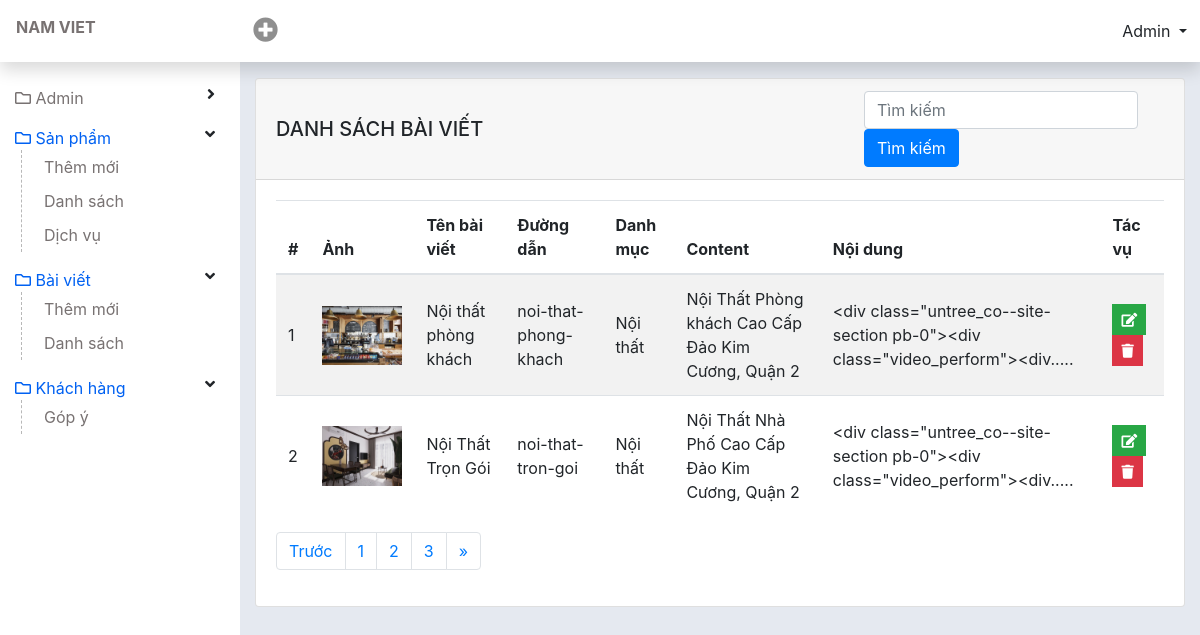
/admin/list-post.php (signed in), run on an earlier commit of the app's database.
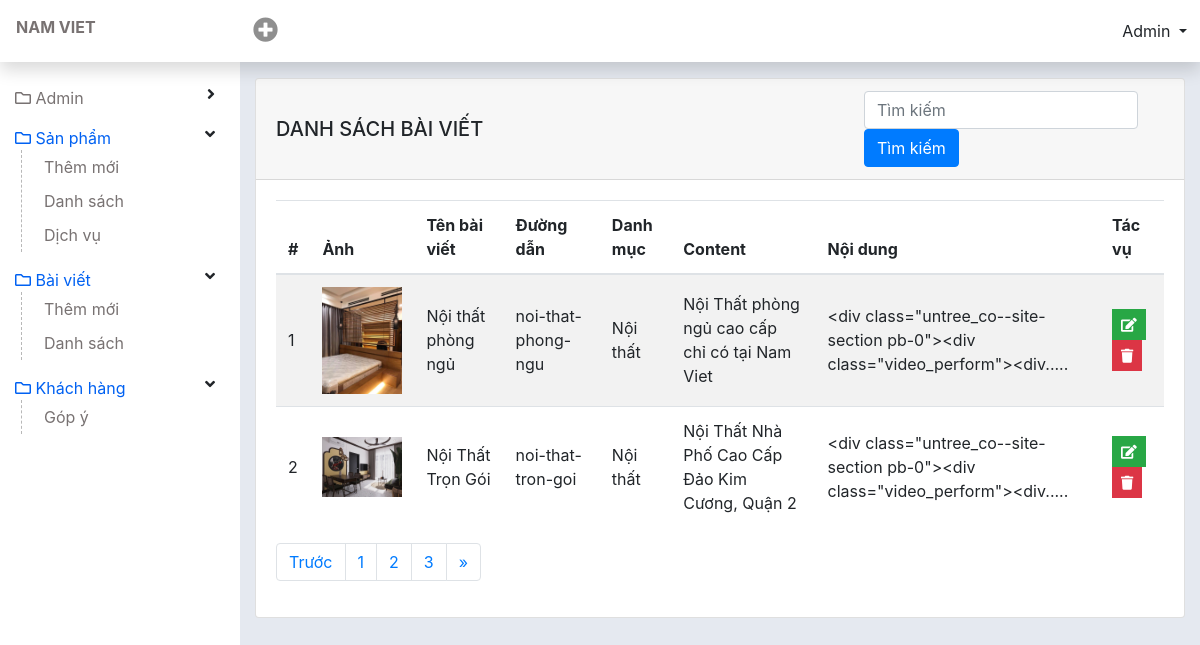
And on a later commit of the database.
### tables this page shows
CREATE TABLE `tbl_post` (
  `id` int(11) NOT NULL,
  `name` varchar(255) NOT NULL,
  `slug` varchar(255) NOT NULL,
  `cat` int(11) NOT NULL,
  `tomtat` text NOT NULL,
  `content` text NOT NULL,
  `noidung` text NOT NULL,
  `img` varchar(200) NOT NULL
);

CREATE TABLE `tbl_category` (
  `cat_id` int(11) NOT NULL,
  `cat_name` varchar(255) NOT NULL,
  `slug` varchar(255) NOT NULL
);

### lib/database.php (called while the page is built, shortened)
<?php
class Database{
  public $host   = DB_HOST;
  public $user   = DB_USER;
  public $pass   = DB_PASS;
  public $dbname = DB_NAME;
  public $link;
private function connectDB(){
  $this -> link = new mysqli($this->host, $this->user, $this->pass, $this->dbname);
    mysqli_set_charset($this->link, 'UTF8');
}
public function select($query){
  $result = $this->link->query($query) or
  die($this->link->error.__LINE__);
  if($result->num_rows > 0){
    return $result;
  } else {
    return false;
  }
}
}
?>

### classes/post.php (called while the page is built, shortened)
<?php
    $filepath = realpath(dirname(__FILE__));
    include_once ($filepath. '/../lib/database.php');
    include_once ($filepath. '/../helpers/format.php');
?>
<?php
    class post {
        private $db;
        public function __construct() {
            $this->db = new Database();
        }
        public function show_post(){
            $query = "SELECT * FROM tbl_post ORDER BY id DESC";
            $result = $this->db->select($query);
            return $result;
        }
    }
?>

### classes/category.php (called while the page is built, shortened)
<?php
    $filepath = realpath(dirname(__FILE__));
    include_once ($filepath. '/../lib/database.php');
    include_once ($filepath. '/../helpers/format.php');
?>
<?php
    class category {
        private $db;
        public function __construct() {
            $this->db = new Database();
        }
        public function post_get_name_by_cat($cat_id) {
            $query =
            "SELECT tbl_post.*,tbl_category.cat_name, tbl_category.cat_id
            FROM tbl_post,tbl_category
            WHERE tbl_post.cat = tbl_category.cat_id
            AND tbl_post.cat = '$cat_id' ";
            $result = $this->db->select($query);
            return $result;
        }
    }
?>

### helpers/format.php (called while the page is built, shortened)
<?php
class Format{
public function textShorten($text, $limit = 400){
   $text = $text. " ";
   $text = substr($text, 0, $limit);
   $text = substr($text, 0, strrpos($text, ' '));
   $text = $text.".....";
   return $text;
}
}
?>

### admin/list-post.php (the view, shortened to what this page needs)
<?php include 'inc/header.php';?>
<?php include '../classes/category.php';?>
<?php include '../classes/post.php';?>
<?php include_once '../helpers/format.php';?>
<?php
  $fm = new Format();
	$cat = new category();
  $ps = new post();
  $pslist = $ps -> show_post();
?>
<div id="wp-content">
  <div id="content" class="container-fluid">
    <div class="card">
      <div class="card-header font-weight-bold d-flex justify-content-between align-items-center">
        <h5 class="m-0 ">Danh sách bài viết</h5>
        <div class="form-search form-inline">
          <form action="#">
            <input type="" class="form-control form-search" placeholder="Tìm kiếm">
            <input type="submit" name="btn-search" value="Tìm kiếm" class="btn btn-primary">
          </form>
        </div>
      </div>
      <div class="card-body">
        <table class="table table-striped table-checkall">
          <thead>
            <tr>
              <th scope="col">#</th>
              <th scope="col">Ảnh</th>
              <th scope="col">Tên bài viết</th>
              <th scope="col">Đường dẫn</th>
              <th scope="col">Danh mục</th>
              <th scope="col">Content</th>
              <th scope="col">Nội dung</th>
              <th scope="col">Tác vụ</th>
            </tr>
          </thead>
          <tbody>
            <?php
                if($pslist) {
                  $i=0;
                  while($resule = $pslist -> fetch_assoc()){
                    $i++;
              ?>
            <tr class="">
              <td><?php echo $i ?></td>
              <td><img src="../public/images/<?php echo $resule['img'] ?>" alt="" width="80"></td>
              <td><?php echo $resule['name'] ?></td>
              <td><?php echo $resule['slug'] ?></td>
              <td><?php
                $cat_id = $resule['cat'];
                $namebycat = $cat -> post_get_name_by_cat($cat_id);
                if($namebycat) {
                $result_name = $namebycat -> fetch_assoc();
                echo $result_name['cat_name'];
              }
              ?></td>
              <td><?php echo $resule['content'] ?></td>
              <td><?php
            $htmlspecialchars = $fm -> textShorten($resule['noidung'],100);
            echo htmlspecialchars($htmlspecialchars);
            ?></td>
              <td>
                <a href="edit-post.php?postid=<?php echo $resule['id'] ?>"
                  class="btn btn-success btn-sm rounded-0 text-white" type="button" data-toggle="tooltip"
                  data-placement="top" title="Edit"><i class="fa fa-edit"></i></a>
                <a href="?postid=<?php echo $resule['id'] ?>" onclick="return confirm('Bạn có muốn xoá không?')"
                  class="btn btn-danger btn-sm rounded-0 text-white" type="button" data-toggle="tooltip"
                  data-placement="top" title="Delete"><i class="fa fa-trash"></i></a>
              </td>
            </tr>
            <?php } } ?>
          </tbody>
        </table>
        <nav aria-label="Page navigation example">
          <ul class="pagination">
            <li class="page-item">
              <a class="page-link" href="#" aria-label="Previous">
                <span aria-hidden="true">Trước</span>
              </a>
            </li>
            <li class="page-item"><a class="page-link" href="#">1</a></li>
            <li class="page-item"><a class="page-link" href="#">2</a></li>
            <li class="page-item"><a class="page-link" href="#">3</a></li>
            <li class="page-item">
              <a class="page-link" href="#" aria-label="Next">
                <span aria-hidden="true">&raquo;</span>
              </a>
            </li>
          </ul>
        </nav>
      </div>
    </div>
  </div>
</div>
<?php include 'inc/footer.php';?>

### admin/inc/header.php (shortened to what this page needs)
<!DOCTYPE html>
<html lang="en">
<head>
  <link rel="stylesheet" href="https://stackpath.bootstrapcdn.com/bootstrap/4.3.1/css/bootstrap.min.css"
>
  <link rel="stylesheet" href="https://cdnjs.cloudflare.com/ajax/libs/font-awesome/5.13.1/css/all.min.css">
  <link rel="stylesheet" href="./css/style.css">
</head>
<body>
  <div id="warpper" class="nav-fixed">
    <nav class="topnav shadow navbar-light bg-white d-flex">
      <div class="navbar-brand"><a href="./">NAM VIET</a></div>
      <div class="nav-right ">
        <div class="btn-group mr-auto">
          <button type="button" class="btn dropdown" data-toggle="dropdown" aria-haspopup="true" aria-expanded="false">
            <i class="plus-icon fas fa-plus-circle"></i>
          </button>
        </div>
        <div class="btn-group">
          <button type="button" class="btn dropdown-toggle" data-toggle="dropdown" aria-haspopup="true"
            aria-expanded="false">
            Admin
          </button>
        </div>
      </div>
    </nav>
    <div id="page-body" class="d-flex">
      <div id="sidebar" class="bg-white">
        <ul id="sidebar-menu">
          <li class="nav-link">
            <a href="./">
              <div class="nav-link-icon d-inline-flex">
                <i class="far fa-folder"></i>
              </div>
              Admin
            </a>
            <i class="arrow fas fa-angle-right"></i>
          </li>
          <li class="nav-link active">
            <a href="list-product.php">
              <div class="nav-link-icon d-inline-flex">
                <i class="far fa-folder"></i>
              </div>
              Sản phẩm
            </a>
            <i class="arrow fas fa-angle-down"></i>
            <ul class="sub-menu">
              <li><a href="add-product.php">Thêm mới</a></li>
              <li><a href="list-product.php">Danh sách</a></li>
              <li><a href="cat-product.php">Dịch vụ</a></li>
            </ul>
          </li>
          <li class="nav-link active">
            <a href="list-product.php">
              <div class="nav-link-icon d-inline-flex">
                <i class="far fa-folder"></i>
              </div>
              Bài viết
            </a>
            <i class="arrow fas fa-angle-down"></i>
            <ul class="sub-menu">
              <li><a href="add-post.php">Thêm mới</a></li>
              <li><a href="list-post.php">Danh sách</a></li>
            </ul>
          </li>
          <li class="nav-link active">
            <a href="list-product.php">
              <div class="nav-link-icon d-inline-flex">
                <i class="far fa-folder"></i>
              </div>
              Khách hàng
            </a>
            <i class="arrow fas fa-angle-down"></i>
            <ul class="sub-menu">
              <li><a href="list-contact.php">Góp ý</a></li>
            </ul>
          </li>
        </ul>
      </div>

### admin/inc/footer.php (shortened to what this page needs)
</div>
</div>
</body>
</html>

### admin/css/style.css (style rules this page uses)
a { color: #787272; }
.topnav .navbar-brand { width: 15rem; padding-left: 1rem; padding-right: 1rem; margin: 0; font-size: 1rem; font-weight: 700; }
.topnav { padding-left: 0; padding: 10px 0px; z-index: 1039; }
.plus-icon { font-size: 25px; color: #8f8f8f; }
.nav-right { flex: 1; justify-content: space-between; display: flex; }
#sidebar { width: 15rem; height: 100vh; z-index: 500; padding-top: 3.625rem; position: fixed; top: 0px; left: 0; }
#wp-content { flex: auto; min-height: 100vh; padding-top: 3.625rem; padding-left: 15rem; }
#content { padding-top: 20px; padding-bottom: 20px; }
#content .card-header { text-transform: uppercase; }
.nav-fixed .topnav { position: fixed; top: 0; right: 0; left: 0; z-index: 1030; }
ul#sidebar-menu * { list-style: none; padding-left: 0; }
#sidebar-menu { padding: 20px 15px; }
.nav-link { display: block; padding: 0.5rem 1rem; position: relative; }
.nav-link.active > a, .nav-link:hover > li > a { color: #0061f2; }
.nav-link .arrow { position: absolute; right: 10px; cursor: pointer; }
#sidebar-menu .sub-menu { padding-left: 22px; border-left: 1px dashed #b8b8b8; margin-left: 6px; display: none; }
#sidebar-menu .sub-menu li a { display: block; padding: 5px 0px; }
#page-body { background-color: #e5e9f0; }
.form-search { width: 300px; }
.table tr td { vertical-align: middle; }

What changed in the data, as far as the page shows it:
removed tbl_post: img (picture), name "Nội thất phòng khách", slug "noi-that-phong-khach", tbl_category.cat_name "Nội thất", content "Nội Thất Phòng khách Cao Cấp Đảo Kim Cương, Quận 2", noidung "<div class=\"untree_co--site-section pb-0\"><div class=\"video_perform\"><div....."
added tbl_post: img (picture), name "Nội thất phòng ngủ", slug "noi-that-phong-ngu", tbl_category.cat_name "Nội thất", content "Nội Thất phòng ngủ cao cấp chỉ có tại Nam Viet", noidung "<div class=\"untree_co--site-section pb-0\"><div class=\"video_perform\"><div....."
